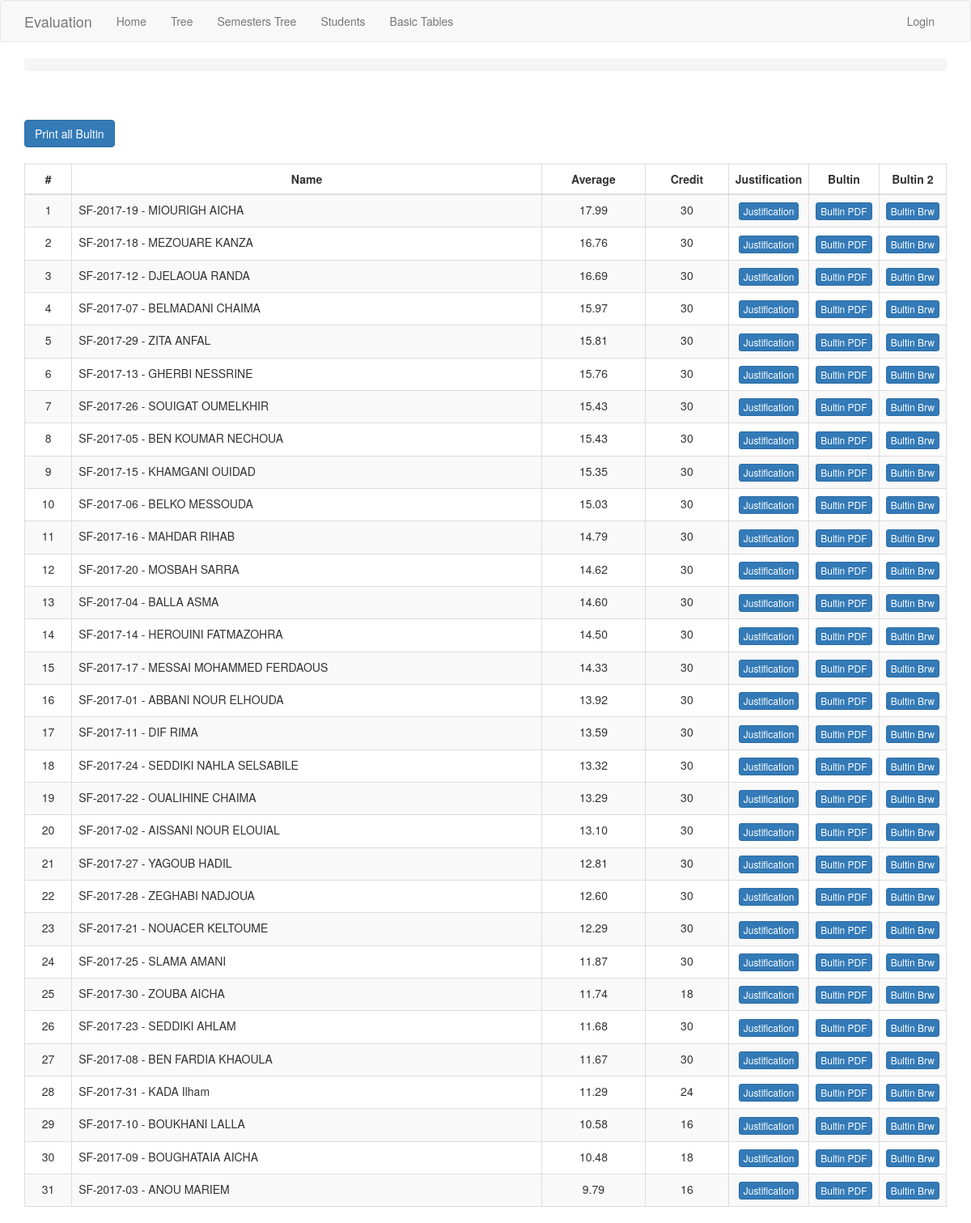
The page /session/1/classement/ on the database its author committed.
### app/models.py (models this page shows, shortened)
class StudentSession(db.Model):
    __tablename__ = 'student_session'
    id = db.Column(db.Integer, primary_key=True)
    timestamp = db.Column(db.DateTime, index=True, default=datetime.utcnow)
    student_id = db.Column(db.Integer, db.ForeignKey('student.id'))
    average = db.Column(db.Numeric(10,2))
    credit = db.Column(db.Integer)
    calculation = db.Column(db.String(100))
    student = db.relationship("Student", back_populates="student_sessions")
    session_id = db.Column(db.Integer, db.ForeignKey('session.id'))
    session = db.relationship('Session', back_populates='student_sessions')
    grades = db.relationship('Grade', back_populates='student_session')
    grade_units = db.relationship('GradeUnit', back_populates='student_session')

class Student(db.Model):
    id = db.Column(db.Integer, primary_key=True)
    username = db.Column(db.String(20), index=True, unique=True) # matricule
    last_name = db.Column(db.String(45), index=True)
    first_name = db.Column(db.String(45), index=True)
    email = db.Column(db.String(120))
    birth_date = db.Column(db.Date)
    birth_place = db.Column(db.String(45))
    address =  db.Column(db.String(120))
    photo = db.Column(db.String(250))
    last_name_arab = db.Column(db.String(100))
    first_name_arab = db.Column(db.String(100))
    sex = db.Column(db.String(20))
    residency = db.Column(db.String(20))
    phones = db.relationship('Phone', backref='student')
    create_time = db.Column(db.DateTime, default=datetime.utcnow)
    update_time = db.Column(db.DateTime, default=datetime.utcnow)
    branch_id = db.Column(db.Integer, db.ForeignKey('branch.id'))
    wilaya_id = db.Column(db.Integer, db.ForeignKey('wilaya.id'))
    student_sessions = db.relationship('StudentSession', back_populates='student')
    annual_grades = db.relationship('AnnualGrade', backref='student')

### app/routesCalculation.py (the view)
@app.route('/session/<session_id>/classement/', methods=['GET', 'POST'])
@register_breadcrumb(app, '.tree.session.classement', 'Classement')
def classement(session_id):
    students_session = StudentSession.query\
        .filter_by(session_id=session_id)\
        .order_by(StudentSession.average.desc()).all()
    return render_template('session/classement.html', title='Session', session_id=session_id, students_session=students_session)

### app/templates/session/classement.html (shortened to what this page needs)
{% extends "base.html" %}
{% import 'bootstrap/wtf.html' as wtf %}
{% block styles %}
  {{super()}}
{% endblock %}
{% block app_content %}
  <div class="">
    <a href ="{{ url_for('bultin_semester_print_all', session_id=session_id) }}"
       class="btn btn-primary" role="button">Print all Bultin</a>
    <table id="classement-justification" class="table table-striped table-bordered">
      <thead>
        <tr>
          <th scope="col" class="center">#</th>
          <th scope="col" class="center">Name</th>
          <th scope="col" class="center">Average</th>
          <th scope="col" class="center">Credit</th>
          <th scope="col" class="center smallCell">Justification</th>
          <th scope="col" class="center smallCell">Bultin</th>
          <th scope="col" class="center smallCell">Bultin 2</th>
        </tr>
      </thead>
      <tbody>
      {% for student_session in students_session %}
        <tr>
          <td align="middle">{{ loop.index }}</td>
          <td>{{ student_session.student.username }} - {{ student_session.student.last_name }} {{ student_session.student.first_name }}</td>
          <td align="middle">{{ student_session.average | replace('None', '') }}</td>
          <td align="middle">{{ student_session.credit | replace('None', '') }}</td>
          <td align="middle">
            <a href ="{{ url_for('justification', session_id=student_session.session_id, student_id=student_session.student_id) }}"
                  class="btn btn-primary btn-xs" role="button">Justification</a>
          </td>
          <td align="middle">
            <a href ="{{ url_for('bultin_semester', session_id=student_session.session_id, student_id=student_session.student_id) }}"
                  class="btn btn-primary btn-xs" role="button">Bultin PDF</a>
          </td>
          <td align="middle">
            <a href ="{{ url_for('bultin_semester_print', session_id=student_session.session_id, student_id=student_session.student_id) }}" target="_blank"
                  class="btn btn-primary btn-xs" role="button">Bultin Brw</a>
          </td>
        </tr>
      {% endfor %}
      </tbody>
    </table>
  </div>
{% endblock %}

### app/templates/session/classement.html (style rules this page uses)
.center { text-align: center; }
.smallCell { width: 1px; white-space: nowrap; }

### rows shown on the page
StudentSession: student.username "SF-2017-19", student.last_name "MIOURIGH", student.first_name "AICHA", average "17.99", credit "30"
StudentSession: student.username "SF-2017-18", student.last_name "MEZOUARE", student.first_name "KANZA", average "16.76", credit "30"
StudentSession: student.username "SF-2017-12", student.last_name "DJELAOUA", student.first_name "RANDA", average "16.69", credit "30"
StudentSession: student.username "SF-2017-07", student.last_name "BELMADANI", student.first_name "CHAIMA", average "15.97", credit "30"
StudentSession: student.username "SF-2017-29", student.last_name "ZITA", student.first_name "ANFAL", average "15.81", credit "30"
StudentSession: student.username "SF-2017-13", student.last_name "GHERBI", student.first_name "NESSRINE", average "15.76", credit "30"
StudentSession: student.username "SF-2017-26", student.last_name "SOUIGAT", student.first_name "OUMELKHIR", average "15.43", credit "30"
StudentSession: student.username "SF-2017-05", student.last_name "BEN KOUMAR", student.first_name "NECHOUA", average "15.43", credit "30"
StudentSession: student.username "SF-2017-15", student.last_name "KHAMGANI", student.first_name "OUIDAD", average "15.35", credit "30"
StudentSession: student.username "SF-2017-06", student.last_name "BELKO", student.first_name "MESSOUDA", average "15.03", credit "30"
StudentSession: student.username "SF-2017-16", student.last_name "MAHDAR", student.first_name "RIHAB", average "14.79", credit "30"
StudentSession: student.username "SF-2017-20", student.last_name "MOSBAH", student.first_name "SARRA", average "14.62", credit "30"
StudentSession: student.username "SF-2017-04", student.last_name "BALLA", student.first_name "ASMA", average "14.60", credit "30"
StudentSession: student.username "SF-2017-14", student.last_name "HEROUINI", student.first_name "FATMAZOHRA", average "14.50", credit "30"
StudentSession: student.username "SF-2017-17", student.last_name "MESSAI MOHAMMED", student.first_name "FERDAOUS", average "14.33", credit "30"
StudentSession: student.username "SF-2017-01", student.last_name "ABBANI", student.first_name "NOUR ELHOUDA", average "13.92", credit "30"
StudentSession: student.username "SF-2017-11", student.last_name "DIF", student.first_name "RIMA", average "13.59", credit "30"
StudentSession: student.username "SF-2017-24", student.last_name "SEDDIKI", student.first_name "NAHLA SELSABILE", average "13.32", credit "30"
StudentSession: student.username "SF-2017-22", student.last_name "OUALIHINE", student.first_name "CHAIMA", average "13.29", credit "30"
StudentSession: student.username "SF-2017-02", student.last_name "AISSANI", student.first_name "NOUR ELOUIAL", average "13.10", credit "30"
StudentSession: student.username "SF-2017-27", student.last_name "YAGOUB", student.first_name "HADIL", average "12.81", credit "30"
StudentSession: student.username "SF-2017-28", student.last_name "ZEGHABI", student.first_name "NADJOUA", average "12.60", credit "30"
StudentSession: student.username "SF-2017-21", student.last_name "NOUACER", student.first_name "KELTOUME", average "12.29", credit "30"
StudentSession: student.username "SF-2017-25", student.last_name "SLAMA", student.first_name "AMANI", average "11.87", credit "30"
StudentSession: student.username "SF-2017-30", student.last_name "ZOUBA", student.first_name "AICHA", average "11.74", credit "18"
StudentSession: student.username "SF-2017-23", student.last_name "SEDDIKI", student.first_name "AHLAM", average "11.68", credit "30"
StudentSession: student.username "SF-2017-08", student.last_name "BEN FARDIA", student.first_name "KHAOULA", average "11.67", credit "30"
StudentSession: student.username "SF-2017-31", student.last_name "KADA", student.first_name "Ilham", average "11.29", credit "24"
StudentSession: student.username "SF-2017-10", student.last_name "BOUKHANI", student.first_name "LALLA", average "10.58", credit "16"
StudentSession: student.username "SF-2017-09", student.last_name "BOUGHATAIA", student.first_name "AICHA", average "10.48", credit "18"
StudentSession: student.username "SF-2017-03", student.last_name "ANOU", student.first_name "MARIEM", average "9.79", credit "16"
